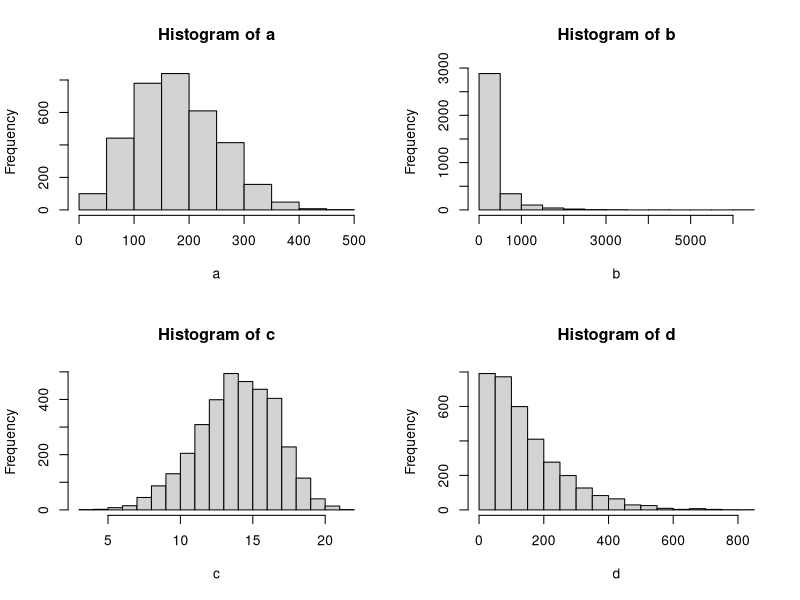

R code for this plot: (Note: this script raises an error after producing the figure.)
#Modelo A
a=rweibull(3400,2.5,200)
#Modelo B
b=rweibull(3400,0.7,200)
#Modelo C
c=rweibull(3400,6,15)
#Modelo D
d=rweibull(3400,1.2,150)

par(mfrow=c(2,2))
hist(a)
hist(b)
hist(c)
hist(d)
par(mfrow=c(1,1))
#Un grafico Cuantil-Cuantil permite observar cuan cerca esta la
#distribucion de un conjunto de datos a alguna distribucion ideal
#o comparar la distribucion de dos conjuntos de datos. 
par(mfrow=c(2,2),oma = c( 0, 0, 2, 0 ))
qqplot(a,dielectrico_A,col="blue")
title("Modelo A")
qqplot(b,dielectrico_A)
title("Modelo B")
qqplot(c,dielectrico_A)
title("Modelo C")
qqplot(d,dielectrico_A,col="blue")
title("Modelo D")
title("Dielectrico 1",outer = TRUE)


qqplot(a,dielectrico_B,col="blue")
title("Modelo A")
qqplot(b,dielectrico_B)
title("Modelo B")
qqplot(c,dielectrico_B)
title("Modelo C")
qqplot(d,dielectrico_B,col="blue")
title("Modelo D")
title("Dielectrico 2", outer=TRUE)


qqplot(a,dielectrico_C)
title("Modelo A")
qqplot(b,dielectrico_C)
title("Modelo B")
qqplot(c,dielectrico_C,col="blue")
title("Modelo C")
qqplot(d,dielectrico_C)
title("Modelo D")
title("Dielectrico 3", outer=TRUE)


#Parametro gamma es el lapso en el cual la probabilidad de falla es nula, eta fija la vida util del producto,
#beta refleja la dispersion de los datos y la forma que toma la distribucion.

#Alfa es vida caracteristica, el tiempo para el que la variable tenga probabilidad de fallo acumulada,
#63.2, a mayor alfa mayor el intervalo en el que se produciran fallos.
#wiebull muestra probabilidad de fallo despues de un tiempo. 